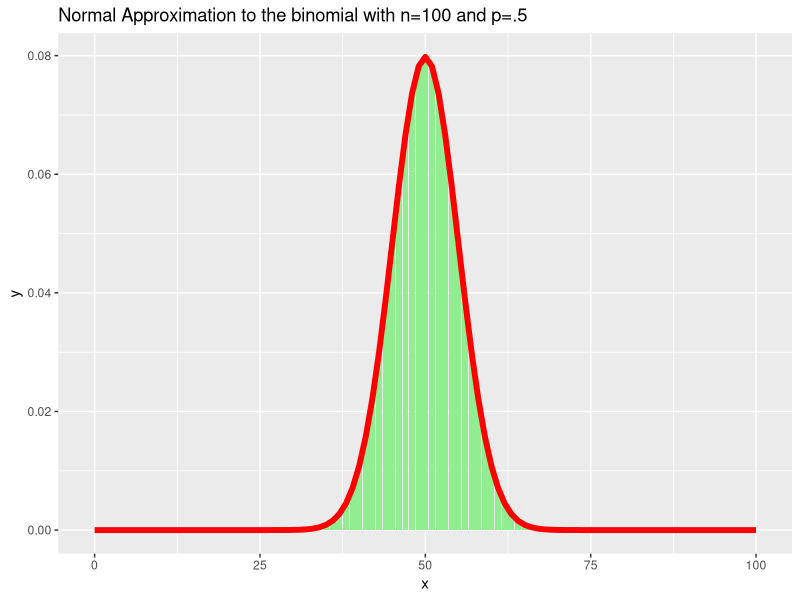

The R script that drew this image:
## ---- chunk 1
library(ggplot2)
library(glue)
rejection <- function(n) {
    results <- data.frame(x=seq(0,n),y=dbinom(seq(0,n),n,.5),keep=sapply(seq(0,n),function(x) (x<qbinom(.025,n,.5)) | (x>qbinom(.975,n,.5))))
    ggplot(data=results,aes(x=x,y=y,fill=keep))+geom_bar(stat="identity")+
    scale_x_continuous(breaks=seq(0,n))

}
## ---- chunk 2
compare <- function(n) {
    results <- data.frame(x = seq(0, n), y = dbinom(seq(0, n), n, .5), z = dnorm(seq(0, n), mean = .5 * n, sd = sqrt(n) * .5)) 
    ggplot(data = results) +
        geom_bar(aes(x = x, y = y), stat = "identity", fill = "lightgreen") +
        geom_line(aes(x = x, y = z), color = "red", size = 2) +
        ggtitle(glue("Normal Approximation to the binomial with n={n} and p=.5"))
}
compare(100)
